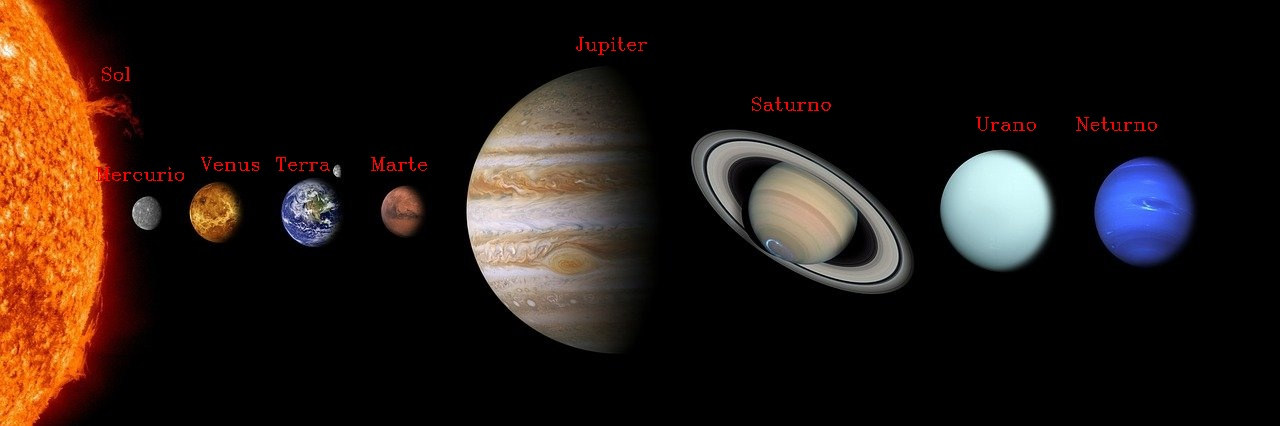
#> input picture solar-system.jpg, 1280 x 426 px
$ python solar_planet.py
#> lines starting #> are read from the running program, lines starting #| are printed output that depends on the picture; after the words box and inside, x2 and y2 are one past the last pixel; in counts of white or black regions, pixels touching at a corner belong together
import cv2

img = cv2.imread("solar-system.jpg")
#> img is the input picture: shape (426, 1280, 3); mean B, G, R 20.7, 25.9, 37.4

cv2.putText(img, "Sol", (100,80), fontFace=cv2.FONT_HERSHEY_COMPLEX, fontScale =0.6, color=(0,0,255))
#> img: shape (426, 1280, 3); 0.02% of pixels changed, all inside (x1, y1, x2, y2) = (102, 67, 130, 81)
cv2.putText(img, "Mercurio", (95,180), fontFace=cv2.FONT_HERSHEY_COMPLEX, fontScale =0.6, color=(0,0,255))
cv2.putText(img, "Venus", (200,170), fontFace=cv2.FONT_HERSHEY_COMPLEX, fontScale =0.6, color=(0,0,255))
#> img: shape (426, 1280, 3); mean B, G, R 20.7, 25.9, 37.5
cv2.putText(img, "Terra", (275,170), fontFace=cv2.FONT_HERSHEY_COMPLEX, fontScale =0.6, color=(0,0,255))
#> img: shape (426, 1280, 3); mean B, G, R 20.7, 25.9, 37.5
cv2.putText(img, "Marte", (370,170), fontFace=cv2.FONT_HERSHEY_COMPLEX, fontScale =0.6, color=(0,0,255))
#> img: shape (426, 1280, 3); mean B, G, R 20.7, 25.9, 37.5
cv2.putText(img, "Jupiter", (575,50), fontFace=cv2.FONT_HERSHEY_COMPLEX, fontScale =0.6, color=(0,0,255))
cv2.putText(img, "Saturno", (750,110), fontFace=cv2.FONT_HERSHEY_COMPLEX, fontScale =0.6, color=(0,0,255))
cv2.putText(img, "Urano", (975,130), fontFace=cv2.FONT_HERSHEY_COMPLEX, fontScale =0.6, color=(0,0,255))
#> img: shape (426, 1280, 3); mean B, G, R 20.6, 25.8, 37.6
cv2.putText(img, "Neturno", (1075,130), fontFace=cv2.FONT_HERSHEY_COMPLEX, fontScale =0.6, color=(0,0,255))
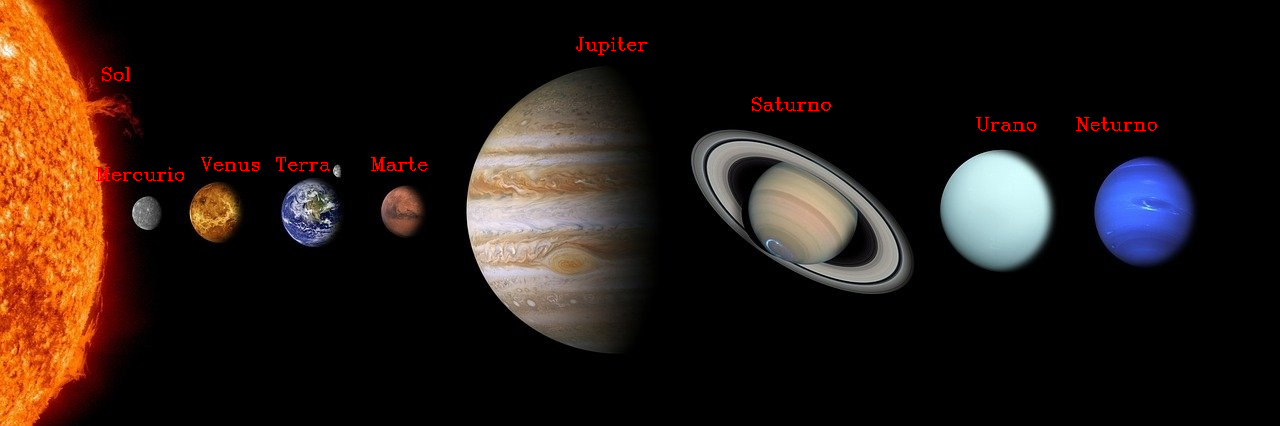
#> img: shape (426, 1280, 3); mean B, G, R 20.6, 25.8, 37.7

cv2.imwrite("solar-system.jpg", img)
cv2.imshow("resultado", img)
cv2.waitKey(0)
